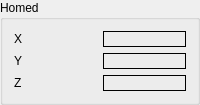
     <widget class="QGroupBox" name="groupBox_8">
      <property name="title">
       <string>Homed</string>
      </property>
      <layout class="QGridLayout" name="gridLayout_22">
       <item row="1" column="3">
        <widget class="QLabel" name="home_lb_1">
         <property name="frameShape">
          <enum>QFrame::Box</enum>
         </property>
         <property name="text">
          <string/>
         </property>
         <property name="alignment">
          <set>Qt::AlignCenter</set>
         </property>
        </widget>
       </item>
       <item row="4" column="3">
        <widget class="QLabel" name="home_lb_2">
         <property name="frameShape">
          <enum>QFrame::Box</enum>
         </property>
         <property name="text">
          <string/>
         </property>
         <property name="alignment">
          <set>Qt::AlignCenter</set>
         </property>
        </widget>
       </item>
       <item row="0" column="3">
        <widget class="QLabel" name="home_lb_0">
         <property name="frameShape">
          <enum>QFrame::Box</enum>
         </property>
         <property name="text">
          <string/>
         </property>
         <property name="alignment">
          <set>Qt::AlignCenter</set>
         </property>
        </widget>
       </item>
       <item row="1" column="2">
        <widget class="QLabel" name="label_29">
         <property name="text">
          <string>Y</string>
         </property>
        </widget>
       </item>
       <item row="0" column="2">
        <widget class="QLabel" name="label_30">
         <property name="text">
          <string>X</string>
         </property>
        </widget>
       </item>
       <item row="4" column="2">
        <widget class="QLabel" name="label_32">
         <property name="text">
          <string>Z</string>
         </property>
        </widget>
       </item>
      </layout>
     </widget>
